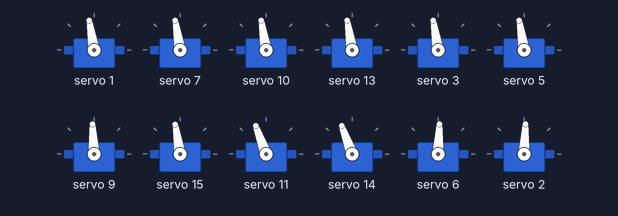
Simulated run of this sketch. Board: ESP8266 (NodeMCU). Parts: 12 × servo.

Above: at 0.65 s.
At 0.95 s:
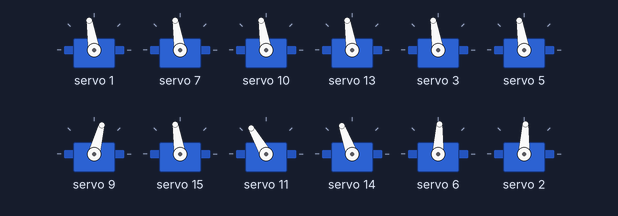
At 1.8 s:
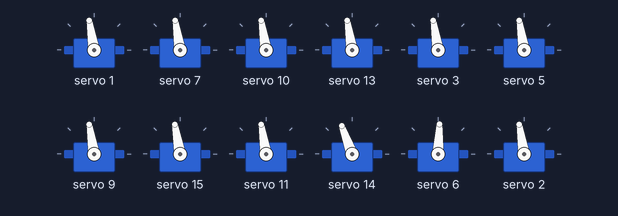
At 2.05 s:
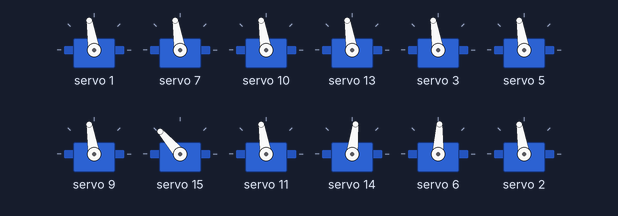
At 2.35 s:
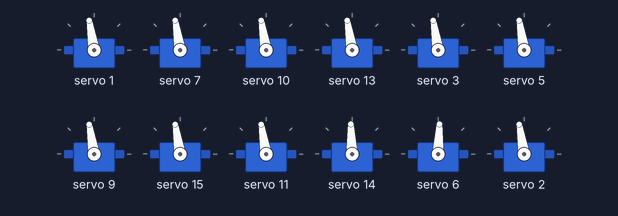
At 2.95 s:
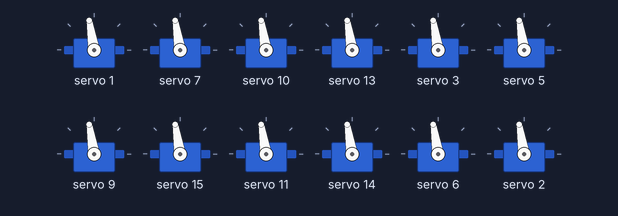
Timing chart, 0 to 6.0 s (numbered marks = the images above):
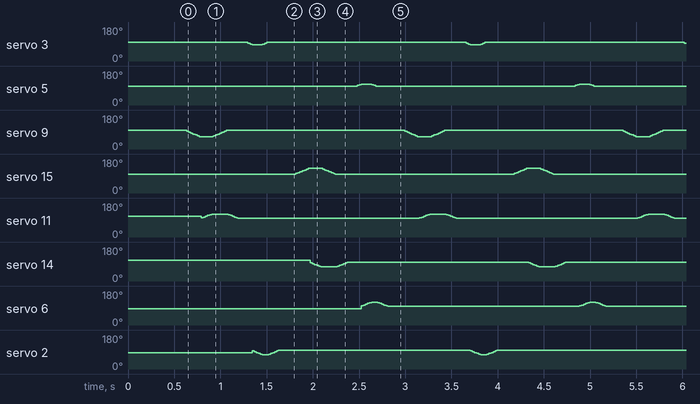

Measured:
- by itself, servo 3: repeats every 2.4 s: 93° 0.02 s, 88° 0.02 s, 87° 0.11 s, 88° 0.02 s, 93° 0.02 s, 98° 0.02 s, 99° 2.1 s, 98° 0.02 s
- by itself, servo 5: repeats every 2.4 s: 104° 0.02 s, 108° 0.02 s, 110° 0.11 s, 108° 0.02 s, 104° 0.02 s, 100° 0.02 s, 99° 2.1 s, 100° 0.02 s
- by itself, servo 2: repeats every 2.4 s: 92° 0.02 s, 87° 0.02 s, 83° 0.02 s, 78° 0.02 s, 76° 0.07 s, 78° 0.02 s, 83° 0.02 s, 87° 0.02 s, 92° 0.02 s, 96° 0.02 s, 99° 2.1 s, 96° 0.02 s
- by itself, servo 14: repeats every 2.4 s: 92° 0.02 s, 87° 0.02 s, 83° 0.02 s, 78° 0.02 s, 76° 0.18 s, 78° 0.02 s, 83° 0.02 s, 87° 0.02 s, 92° 0.02 s, 96° 0.02 s, 99° 2.0 s, 96° 0.02 s

The sketch:

Quadrobot.ino
```cpp
#include <Wire.h>
#include <Adafruit_PWMServoDriver.h>

Adafruit_PWMServoDriver pca(0x40);

/* =====================================================
   PCA SERVO LIMITS
   ===================================================== */
#define SERVO_MIN 100
#define SERVO_MID 320
#define SERVO_MAX 524

/* =====================================================
   NEUTRAL & BALANCE
   ===================================================== */
#define NEUTRAL 90

// Coxa preload to shift body forward
#define COXA_NEUTRAL_FWD 100   // front legs
#define COXA_NEUTRAL_BWD 80    // back legs

/* =====================================================
   FEMUR LIFT (PER LEG)
   Rear legs lift LESS because robot is rear-heavy
   ===================================================== */
#define FEMUR_LIFT_LF  60
#define FEMUR_LIFT_RF 120
#define FEMUR_LIFT_LB 100
#define FEMUR_LIFT_RB  80

/* =====================================================
   COXA FORWARD (PER LEG)
   ===================================================== */
#define COXA_FWD_LF 110
#define COXA_FWD_RF  70
#define COXA_FWD_LB 110
#define COXA_FWD_RB  70

/* =====================================================
   TIMING
   ===================================================== */
#define MOVE_DELAY 5
#define STEP_DELAY 80

/* =====================================================
   LOW-LEVEL SERVO CONTROL
   ===================================================== */
void setServo(uint8_t ch, int angle) {
  angle = constrain(angle, 0, 180);
  int pulse;
  if (angle <= 90)
    pulse = map(angle, 0, 90, SERVO_MIN, SERVO_MID);
  else
    pulse = map(angle, 90, 180, SERVO_MID, SERVO_MAX);
  pca.setPWM(ch, 0, pulse);
}

void moveServo(uint8_t ch, int from, int to) {
  if (from < to) {
    for (int a = from; a <= to; a++) {
      setServo(ch, a);
      delay(MOVE_DELAY);
    }
  } else {
    for (int a = from; a >= to; a--) {
      setServo(ch, a);
      delay(MOVE_DELAY);
    }
  }
}

/* =====================================================
   STAND (BALANCED FOR REAR HEAVY BODY)
   ===================================================== */
void stand() {
  // Tibias
  setServo(1,  NEUTRAL);
  setServo(7,  NEUTRAL);
  setServo(10, NEUTRAL);
  setServo(13, NEUTRAL);

  // Femurs
  setServo(3,  NEUTRAL);
  setServo(5,  NEUTRAL);
  setServo(9,  NEUTRAL);
  setServo(15, NEUTRAL);

  // Coxa preload (THIS IS THE KEY FIX)
  setServo(11, COXA_NEUTRAL_FWD); // Left Front
  setServo(14, COXA_NEUTRAL_FWD); // Right Front
  setServo(6,  COXA_NEUTRAL_BWD); // Left Back
  setServo(2,  COXA_NEUTRAL_BWD); // Right Back

  delay(600);
}

/* =====================================================
   STEP FUNCTIONS
   ===================================================== */

// LEFT FRONT
void stepLF() {
  moveServo(9,  NEUTRAL, FEMUR_LIFT_LF);
  moveServo(11, NEUTRAL, COXA_FWD_LF);
  moveServo(9,  FEMUR_LIFT_LF, NEUTRAL);
  moveServo(11, COXA_FWD_LF, NEUTRAL);
}

// RIGHT BACK
void stepRB() {
  moveServo(3, NEUTRAL, FEMUR_LIFT_RB);
  moveServo(2, NEUTRAL, COXA_FWD_RB);
  moveServo(3, FEMUR_LIFT_RB, NEUTRAL);
  moveServo(2, COXA_FWD_RB, NEUTRAL);
}

// RIGHT FRONT
void stepRF() {
  moveServo(15, NEUTRAL, FEMUR_LIFT_RF);
  moveServo(14, NEUTRAL, COXA_FWD_RF);
  moveServo(15, FEMUR_LIFT_RF, NEUTRAL);
  moveServo(14, COXA_FWD_RF, NEUTRAL);
}

// LEFT BACK
void stepLB() {
  moveServo(5, NEUTRAL, FEMUR_LIFT_LB);
  moveServo(6, NEUTRAL, COXA_FWD_LB);
  moveServo(5, FEMUR_LIFT_LB, NEUTRAL);
  moveServo(6, COXA_FWD_LB, NEUTRAL);
}

/* =====================================================
   WALK (REAR-HEAVY SAFE CRAWL)
   ===================================================== */
void walkForward() {
  stepLF(); delay(STEP_DELAY);
  stepRB(); delay(STEP_DELAY * 2); // rear support longer
  stepRF(); delay(STEP_DELAY);
  stepLB(); delay(STEP_DELAY * 2); // rear support longer
}

/* =====================================================
   SETUP & LOOP
   ===================================================== */
void setup() {
  Wire.begin(D2, D1);   // ESP8266 I2C
  pca.begin();
  pca.setPWMFreq(50);
  stand();
}

void loop() {
  walkForward();
}
```
